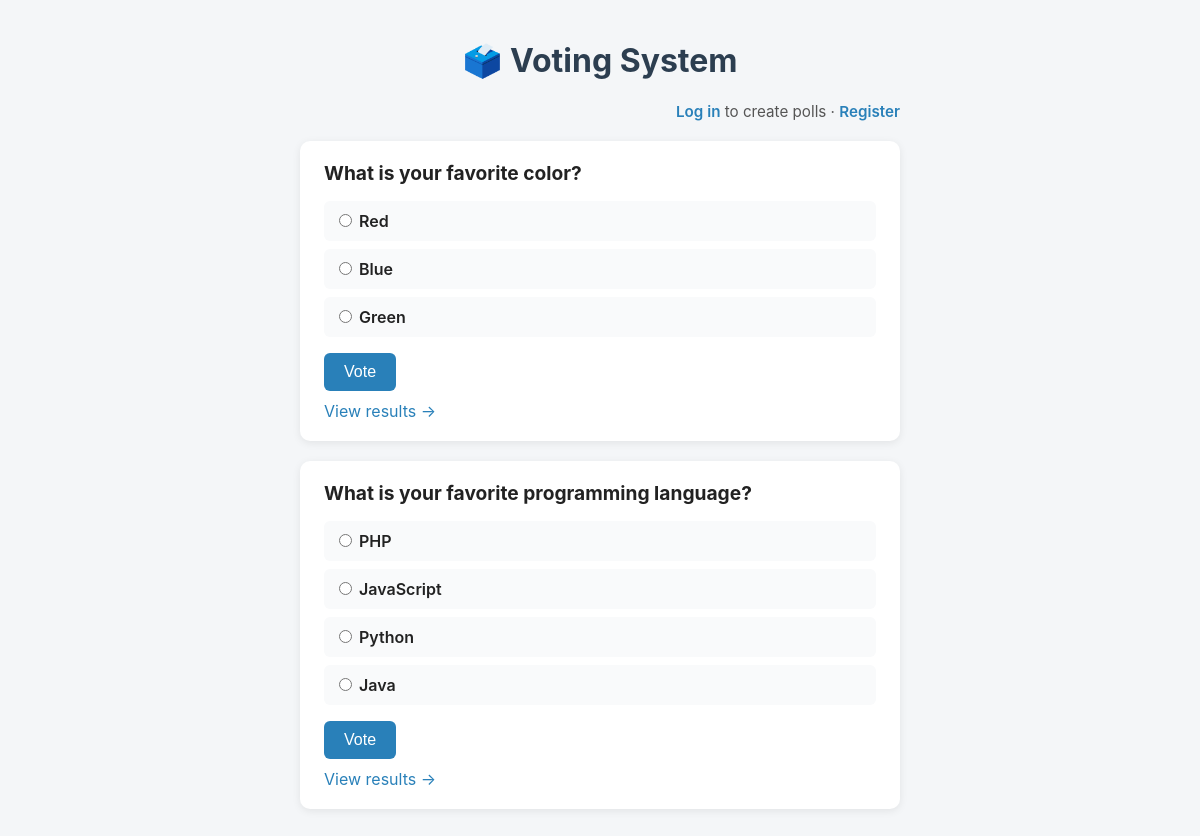
The page / on the database its author committed.
### tables this page shows
CREATE TABLE polls (
            id INTEGER PRIMARY KEY AUTOINCREMENT,
            question TEXT NOT NULL,
            created_at DATETIME DEFAULT CURRENT_TIMESTAMP
        );

CREATE TABLE options (
            id INTEGER PRIMARY KEY AUTOINCREMENT,
            poll_id INTEGER NOT NULL,
            text TEXT NOT NULL,
            votes INTEGER DEFAULT 0,
            FOREIGN KEY (poll_id) REFERENCES polls(id)
        );

### auth.php (called while the page is built, shortened)
<?php
function isLoggedIn() : bool {
    return isset($_SESSION['user_id']);
}
?>

### index.php (the view, shortened to what this page needs)
<?php
require 'db.php';
require 'auth.php';
$polls = $pdo->query("SELECT * FROM polls ORDER BY created_at DESC")->fetchAll(PDO::FETCH_ASSOC);
?>
<!DOCTYPE html>
<html lang="en">
<head>
<link rel="stylesheet" href="style.css">
</head>
<body>
<div class="container">
    <h1>🗳️ Voting System</h1>
    <div class="admin-link">
        <?php if (isLoggedIn()): ?>
            Logged in as <strong><?= htmlspecialchars(currentUsername()) ?></strong>
            &middot; <a href="create_poll.php">+ Create a new poll</a>
            &middot; <a href="logout.php">Log out</a>
        <?php else: ?>
            <a href="login.php">Log in</a> to create polls
            &middot; <a href="register.php">Register</a>
        <?php endif; ?>
    </div>
    <?php foreach ($polls as $poll): ?>
        <?php
        $options = $pdo->prepare("SELECT * FROM options WHERE poll_id = ?");
        $options->execute([$poll['id']]);
        $options = $options->fetchAll(PDO::FETCH_ASSOC);
        ?>
        <div class="poll-card">
            <h2><?= htmlspecialchars($poll['question']) ?></h2>
            <form action="vote.php" method="post">
                <?php foreach ($options as $option): ?>
                    <label class="option">
                        <input type="radio" name="option_id" value="<?= $option['id'] ?>" required>
                        <?= htmlspecialchars($option['text']) ?>
                    </label>
                <?php endforeach; ?>
                <button type="submit" class="btn">Vote</button>
            </form>
            <a class="results-link" href="results.php?id=<?= $poll['id'] ?>">View results →</a>
        </div>
    <?php endforeach; ?>
</div>
</body>
</html>

### style.css (style rules this page uses)
* { box-sizing: border-box; }
body { font-family: -apple-system, BlinkMacSystemFont, 'Segoe UI', sans-serif; background: #f4f6f8; margin: 0; padding: 20px; color: #222; }
.container { max-width: 600px; margin: 0 auto; }
h1 { text-align: center; color: #2c3e50; }
.admin-link { text-align: right; margin-bottom: 20px; font-size: 0.95em; color: #555; }
.admin-link a { color: #2980b9; text-decoration: none; font-weight: 600; }
.poll-card, .results-card { background: #fff; border-radius: 10px; padding: 20px 24px; margin-bottom: 20px; box-shadow: 0 2px 8px rgba(0,0,0,0.08); }
.poll-card h2 { margin-top: 0; font-size: 1.2em; }
.option { display: block; padding: 10px; margin-bottom: 8px; background: #f9fafb; border-radius: 6px; cursor: pointer; }
label { font-weight: 600; display: block; margin-bottom: 6px; }
.btn { background: #2980b9; color: #fff; border: none; padding: 10px 20px; border-radius: 6px; font-size: 1em; cursor: pointer; margin-top: 8px; }
.results-link { display: inline-block; margin-top: 10px; color: #2980b9; text-decoration: none; }

### rows shown on the page
polls: question "What is your favorite color?"
options: text "Red"
options: text "Blue"
options: text "Green"
polls: question "What is your favorite programming language?"
options: text "PHP"
options: text "JavaScript"
options: text "Python"
options: text "Java"
